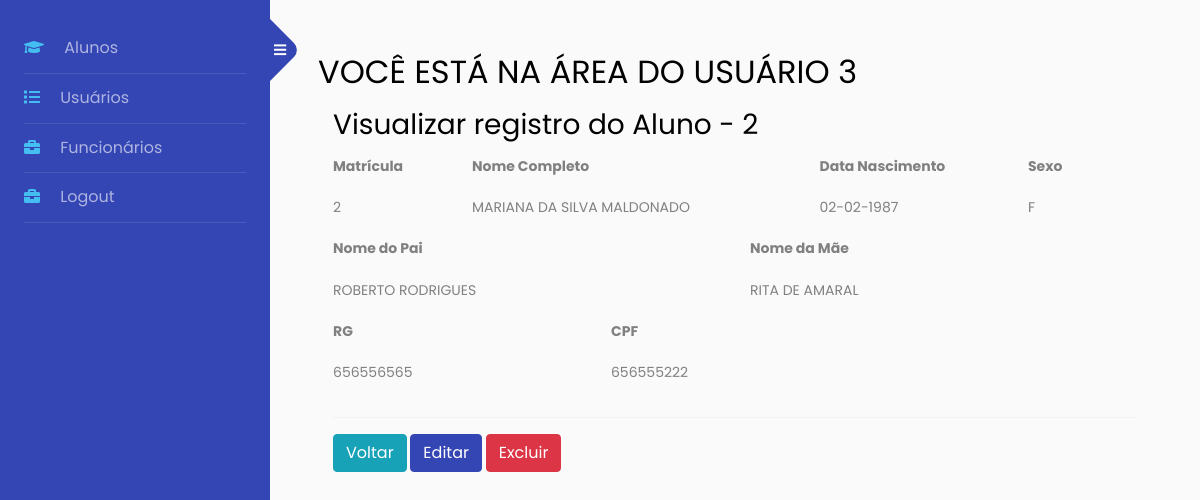
The page /base/sidebar3.php?page=view_alu&matricula=2 (signed in) on the database its author committed.
### tables this page shows
CREATE TABLE IF NOT EXISTS `aluno` (
  `matricula` int(11) NOT NULL AUTO_INCREMENT,
  `nome_aluno` varchar(50) DEFAULT NULL,
  `nome_pai` varchar(50) DEFAULT NULL,
  `nome_mae` varchar(50) DEFAULT NULL,
  `dt_nasc` date DEFAULT NULL,
  `sexo_aluno` char(1) DEFAULT NULL,
  `rg_aluno` int(11) DEFAULT NULL,
  `cpf_aluno` varchar(11) DEFAULT NULL,
  PRIMARY KEY (`matricula`)
);

### sis/alunos/view_alu.php (the view, shortened to what this page needs)
<?php
	$matricula = (int) $_GET['matricula'];
	$sql = mysqli_query($con, "select * from aluno where matricula = '".$matricula."';");
	$row = mysqli_fetch_array($sql);
?>
<div id="main" class="container-fluid">
	<h3 class="page-header">Visualizar registro do Aluno - <?php echo $matricula; ?> </h3>
	<div class="row">
		<div class="col-md-2">
			<p><strong>Matrícula</strong></p>
			<p><?php echo $row['matricula'];?></p>
		</div>
		<div class="col-md-5">
			<p><strong>Nome Completo</strong></p>
			<p><?php echo $row['nome_aluno'];?></p>
		</div>
		<div class="col-md-3">
			<p><strong>Data Nascimento</strong></p>
			<p><?php echo date('d-m-Y',strtotime($row['dt_nasc'])); ?></p>
		</div>
		<div class="col-md-2">
			<p><strong>Sexo</strong></p>
			<p><?php echo $row['sexo_aluno'];?></p>
		</div>
	</div>
	<div class="row">
		<div class="col-md-6">
			<p><strong>Nome do Pai</strong></p>
			<p><?php echo $row['nome_pai'];?></p>
		</div>
		<div class="col-md-6">
			<p><strong>Nome da Mãe</strong></p>
			<p><?php echo $row['nome_mae'];?></p>
		</div>
	</div>
	<div class="row">
		<div class="col-md-4">
			<p><strong>RG</strong></p>
			<p><?php echo $row['rg_aluno'];?></p>
		</div>
		<div class="col-md-4">
			<p><strong>CPF</strong></p>
			<p><?php echo $row['cpf_aluno'];?></p>
		</div>
	</div>
	<hr>
	<div id="actions" class="row">
		<div class="col-md-12">
			<a href="?page=lista_alu" class="btn btn-info btn-xs">Voltar</a>
				<?php echo "<a href=?page=fedita_alu&matricula=".$row['matricula']." class='btn btn-primary'>Editar</a>";?>
				<?php echo "<a href=?page=excluir_alu&matricula=".$row['matricula']." class='btn btn-danger'>Excluir</a>";?>
		</div>
	</div>
</div>

### rows shown on the page
aluno: matricula "2", nome_aluno "MARIANA DA SILVA MALDONADO", dt_nasc "02-02-1987", sexo_aluno "F", nome_pai "ROBERTO RODRIGUES", nome_mae "RITA DE AMARAL", rg_aluno "656556565", cpf_aluno "656555222"

### other values the page prints
$matricula "2"
